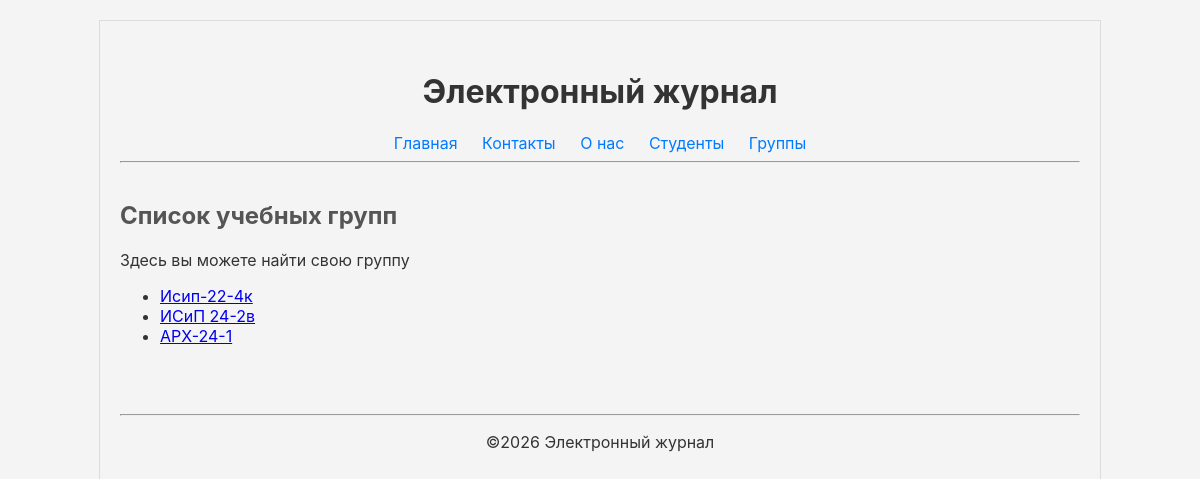
The app's page /groups/ with its own data.
### journal/models.py (models this page shows, shortened)
class Group(models.Model):
    name = models.CharField(max_length=100)

### journal/views.py (the view)
# urls.py: path('groups/', views.groups_view, name='groups'),
def groups_view(request):
    all_groups = Group.objects.all()
    context = {
        'page_title': 'Список учебных групп',
        'groups_list': all_groups,
    }
    return render(request, 'journal/groups.html', context)

### journal/templates/journal/groups.html (shortened to what this page needs)
{% extends 'base.html' %}
{% block content %}
    <h2>{{ page_title }}</h2>
    <p>Здесь вы можете найти свою группу</p>
    <ul>
        {% for group in groups_list %}
            <li><a href="{% url 'group_detail' group_id=group.id %}">{{ group.name }}</a></li>
        {% endfor %}
    </ul>
{% endblock %}

### static/css/style.css (style rules this page uses)
body { font-family: Inter; background-color: #f4f4f4; color: #333; width: 80%; max-width: 960px; margin: 20px auto; border: 1px solid #ddd; padding: 20px; }
main h2 { color: #555 }

### records on screen
Group: name "Исип-22-4к"
Group: name "ИСиП 24-2в"
Group: name "АРХ-24-1"

### other values on screen
{{ page_title }} "Список учебных групп"
